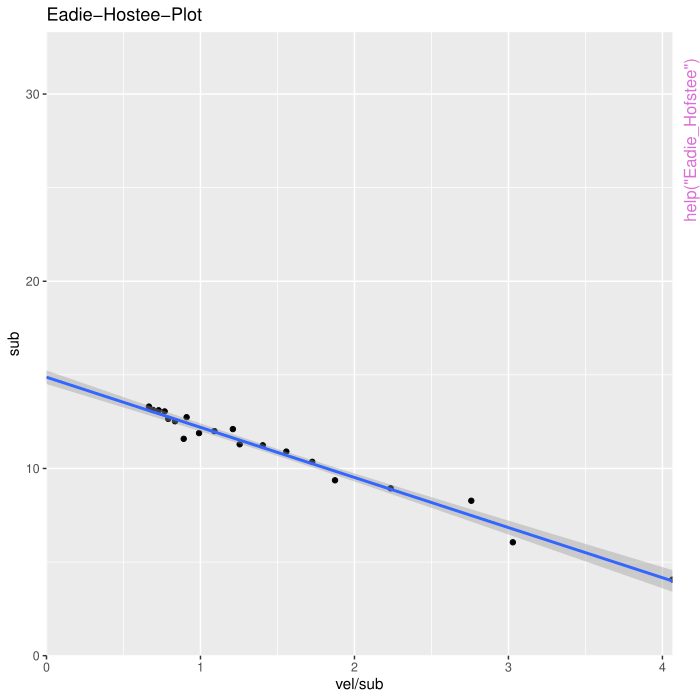

R code for this plot:
pkgname <- "Biotech"
source(file.path(R.home("share"), "R", "examples-header.R"))
options(warn = 1)
library('Biotech')

base::assign(".oldSearch", base::search(), pos = 'CheckExEnv')
base::assign(".old_wd", base::getwd(), pos = 'CheckExEnv')
cleanEx()
nameEx("CellVit")
### * CellVit

flush(stderr()); flush(stdout())

### Name: CellVit
### Title: Compute the cell vitality
### Aliases: CellVit

### ** Examples

# we use a real dataset:
us <- c(55, 65, 49, 57)
st <- c(11, 12, 9, 6)

CellVit(unstained = us, stained = st)




cleanEx()
nameEx("Eadie_Hofstee")
### * Eadie_Hofstee

flush(stderr()); flush(stdout())

### Name: Eadie_Hofstee
### Title: Draw an Eadie-Hofstee graph (and compute the y-axis intercept)
### Aliases: Eadie_Hofstee

### ** Examples

# simulate values
sub <-seq(1,20,1)
vel <-((runif(1,14.7,15)*sub)/(runif(1,2.5,3)+sub))+rnorm(20,0,.3)
# plot them
Eadie_Hofstee(vel = vel, sub = sub)






cleanEx()
nameEx("MultiRate")
### * MultiRate

flush(stderr()); flush(stdout())

### Name: MultiRate
### Title: Compute the cell vitality after frosting
### Aliases: MultiRate

### ** Examples

# original data is going to be applied
ud  <- c(12, 22, 15, 17)
u24 <-  c(9, 3, 5, 4)

MultiRate(unstained_defro =ud, unstained_24h = u24)




cleanEx()
nameEx("VDi")
### * VDi

flush(stderr()); flush(stdout())

### Name: VDi
### Title: Compute the dispersion volume mind the units
### Aliases: VDi

### ** Examples

VDi(Ai = 0.45, HDi = 1.33)



cleanEx()
nameEx("c.any")
### * c.any

flush(stderr()); flush(stdout())

### Name: c.any
### Title: Compute the concentration of the source salts for specific
###   elements inside a fermentationbroth
### Aliases: c.any

### ** Examples


# c.any(ds = 50, ele = 'P', org = 'Fungus')
# c.any(ds = 50, ele = "N", org = 'Fungus')



cleanEx()
nameEx("dilfact")
### * dilfact

flush(stderr()); flush(stdout())

### Name: dilfact
### Title: Computing a dilution factor, a sample volume (Vorlagevolumen),
###   concentration after dilution Compute the dilution factor
### Aliases: dilfact

### ** Examples

dilfact(1, 100)



cleanEx()
nameEx("eG")
### * eG

flush(stderr()); flush(stdout())

### Name: eG
### Title: Compute gas content Keep an eye on the units
### Aliases: eG

### ** Examples

eG( VG = c(1, 2, 3), VL = c(6, 12, 24) )



cleanEx()
nameEx("velG.cal")
### * velG.cal

flush(stderr()); flush(stdout())

### Name: velG.cal
### Title: compute the actual gas flow (eliminate the error of the
###   rotameter) of either the big airlift reactor or the smaller one used
###   at the Biotechnikum at Forum Seestra<c3><9f>e
### Aliases: velG.cal

### ** Examples

velG.cal( velG.mes = 1, p.mes = 1.024, t.mes = 299.9, reactor = "small" )



cleanEx()
nameEx("vitality")
### * vitality

flush(stderr()); flush(stdout())

### Name: vitality
### Title: Vitality of a cell population
### Aliases: vitality

### ** Examples

vitality(stained = 3, unstained = 77)



cleanEx()
nameEx("vitrate")
### * vitrate

flush(stderr()); flush(stdout())

### Name: vitrate
### Title: Vitality rate of a cell population
### Aliases: vitrate

### ** Examples

vitrate(unstained_prefro = 33, unstained_defro = 12)



cleanEx()
nameEx("yield")
### * yield

flush(stderr()); flush(stdout())

### Name: yield
### Title: Compute yield count
### Aliases: yield

### ** Examples

# original data is going to be applied
uP  <- c(88, 73, 72, 97)
u24 <-  c(9, 3, 5, 4)
yield(unstained_prefro = uP, unstained_24h = u24)



### * <FOOTER>
###
cleanEx()
options(digits = 7L)
base::cat("Time elapsed: ", proc.time() - base::get("ptime", pos = 'CheckExEnv'),"\n")
grDevices::dev.off()
###
### Local variables: ***
### mode: outline-minor ***
### outline-regexp: "\\(> \\)?### [*]+" ***
### End: ***
quit('no')
